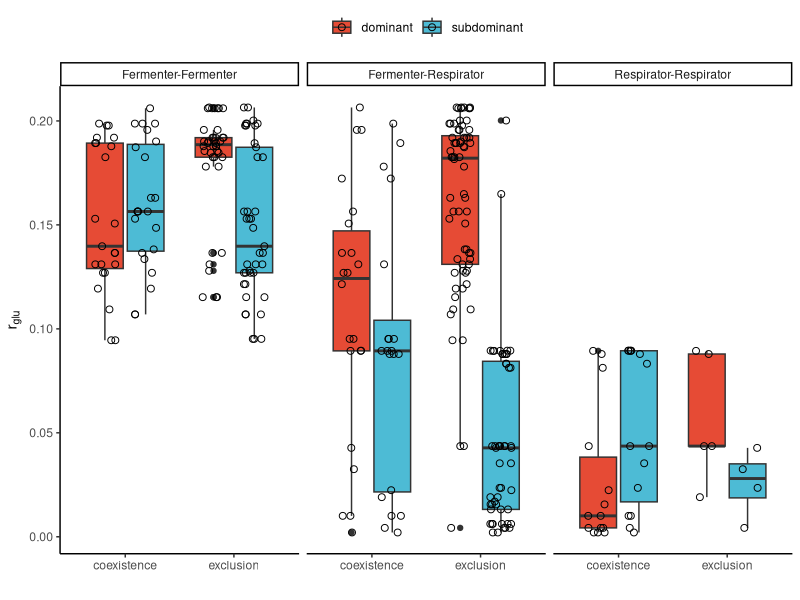
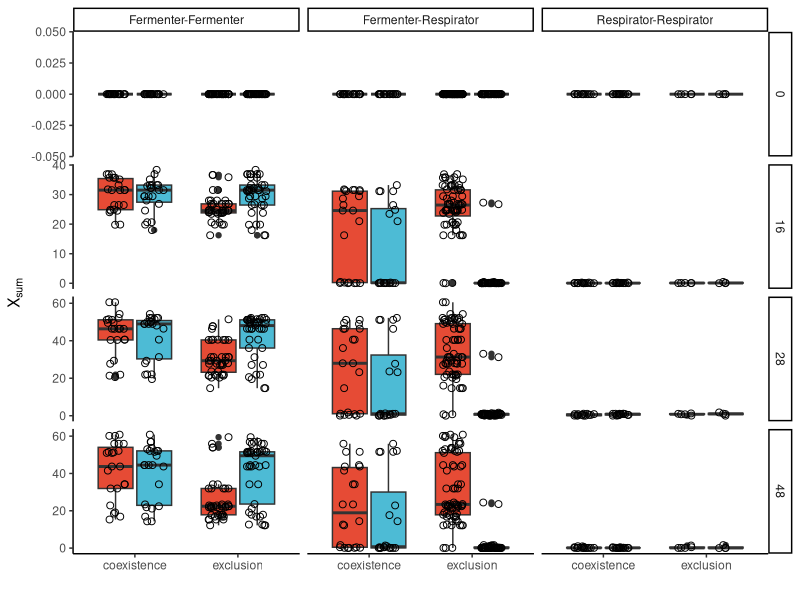
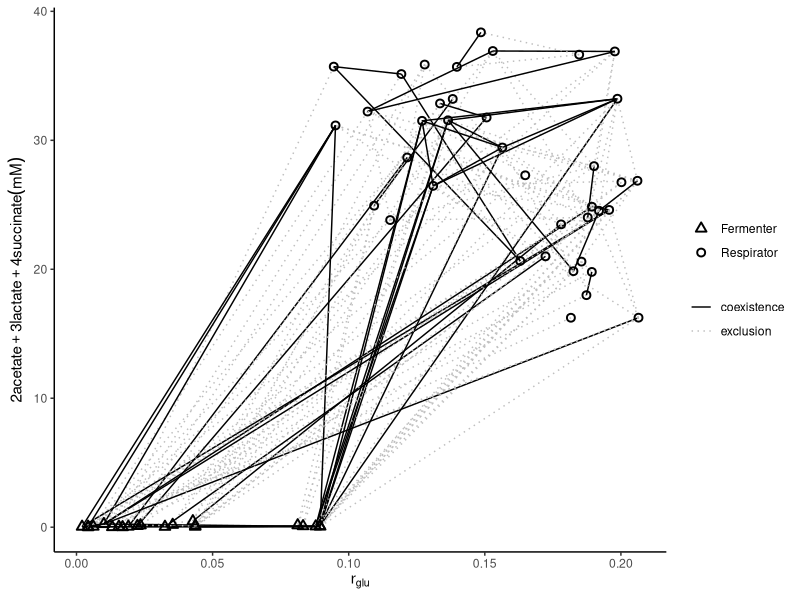
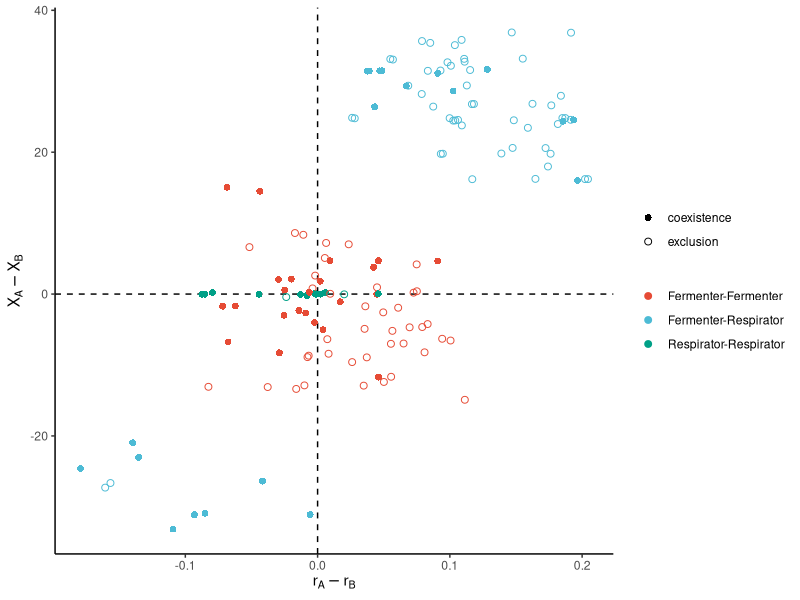
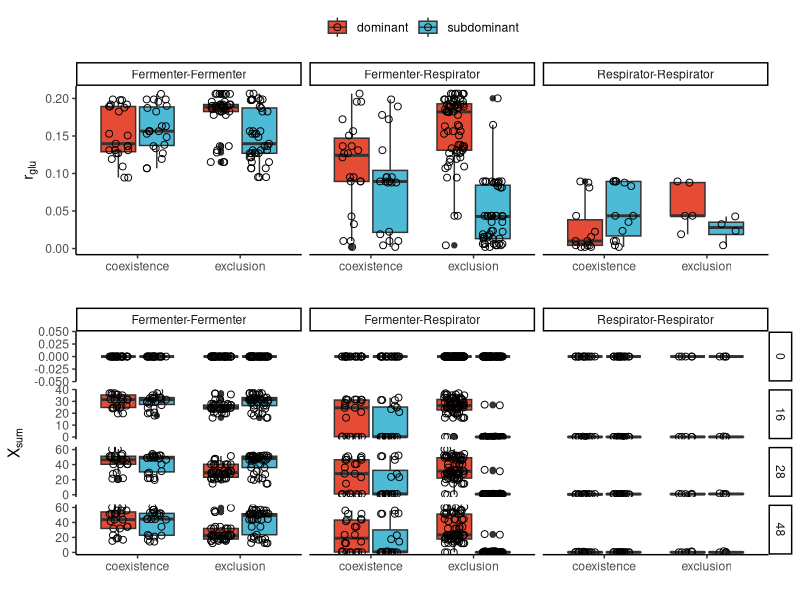

Write R code to recreate these figures, in order.
# Figure 3: pairs alike coexist more than pairs dissimilar
library(tidyverse)
library(cowplot)
library(ggsci)

isolates <- read_csv(here::here("data/output/isolates.csv"))
pairs_meta <- read_csv(here::here("data/output/pairs_meta.csv")) %>% mutate(InteractionType = ifelse(InteractionType == "neutrality", "coexistence", InteractionType))

interaction_type <- c("exclusion", "coexistence")
interaction_color = c("#DB7469", "#557BAA")
names(interaction_color) <- interaction_type

# Coexistence more likely in pairs alike

# r_glu
p1 <- pairs_meta %>%
    filter(!is.na(PairFermenter)) %>%
    select(PairFermenter, InteractionType, r_glucose1, r_glucose2) %>%
    pivot_longer(cols = starts_with("r_glucose"), names_to = "Isolate", values_to = "r_glucose") %>%
    ggplot(aes(x = InteractionType, y = r_glucose, fill = Isolate)) +
    geom_boxplot() +
    geom_point(shape = 1, size = 2, position = position_jitterdodge(jitter.width = 0.2)) +
    scale_fill_npg(labels = c("dominant", "subdominant"), name = "Isolate") +
    facet_grid(.~PairFermenter, scales = "free_y", labeller = labeller(PairFermenter = c(FF = "Fermenter-Fermenter", FN = "Fermenter-Respirator", NN = "Respirator-Respirator"))) +
    theme_classic() +
    theme(legend.title = element_blank(), legend.position = "top") +
    labs(x = "", y = expression(r[glu]))
p1

# Amount of total acid secretion. sum_A, sum_B
p2 <- pairs_meta %>%
    select(InteractionType, PairFermenter, starts_with("X_sum") & !ends_with("d")) %>%
    pivot_longer(cols = c(-InteractionType, -PairFermenter), names_to = c("Time", "Isolate"), names_pattern = "X_sum_(.*)hr(.)", names_transform = list(Time = as.numeric), values_to = "X_sum") %>%
    filter(!is.na(PairFermenter)) %>%
    ggplot(aes(x = InteractionType, y = X_sum, fill = Isolate)) +
    geom_boxplot() +
    geom_point(shape = 1, size = 2, position = position_jitterdodge(jitter.width = 0.2)) +
    scale_fill_npg(labels = c("dominant", "subdominant"), name = "Isolate") +
    facet_grid(Time~PairFermenter, scales = "free_y", labeller = labeller(PairFermenter = c(FF = "Fermenter-Fermenter", FN = "Fermenter-Respirator", NN = "Respirator-Respirator"))) +
    theme_classic() +
    theme(legend.title = element_blank(), legend.position = "none") +
    labs(x = "", y = expression(X[sum]))
p2
# Scatter r_glu vs. sum_acids
p3 <- isolates %>%
    filter(!is.na(Fermenter)) %>%
    ggplot() +
    geom_segment(data = pairs_meta, aes(x = r_glucose1, xend = r_glucose2, y = X_sum_16hr1, yend = X_sum_16hr2, color = InteractionType, linetype = InteractionType)) +
    geom_point(aes(x = r_glucose, y = X_sum_16hr, shape = Fermenter), stroke = 1, size = 2) +
    scale_color_manual(values = c("coexistence" = "black", "exclusion" = "grey")) +
    scale_linetype_manual(values = c("coexistence" = 1, "exclusion" = 3)) +
    scale_shape_manual(values = c(`TRUE` = 1, `FALSE` = 2), labels = c("Fermenter", "Respirator")) +
    theme_classic() +
    theme(legend.title = element_blank(), legend.position = "right") +
    labs(x = expression(r[glu]), y = expression(2*acetate + 3*lactate + 4*succinate(mM)))
p3
#ggsave(here::here("plots/Fig_pairs-glu_acids.png"), p3, width = 6, height = 4)


# Scatter r_glu_d vs. sum_acids_d
p4 <- pairs_meta %>%
    filter(!is.na(PairFermenter)) %>%
    ggplot() +
    geom_vline(xintercept = 0, linetype = 2) +
    geom_hline(yintercept = 0, linetype = 2) +
    geom_point(aes(x = r_glu_d, y = X_sum_16hr_d, shape = InteractionType, color = PairFermenter), size = 2, stroke = .5) +
    #scale_color_manual(values = interaction_color) +
    scale_shape_manual(values = c(coexistence = 16, exclusion = 1)) +
    scale_color_npg(labels = c("Fermenter-Fermenter", "Fermenter-Respirator", "Respirator-Respirator")) +
    theme_classic() +
    theme(legend.title = element_blank()) +
    labs(x = expression(r[A]-r[B]), y = expression(X[A]-X[B]))
p4
#ggsave(here::here("plots/Fig_pairs-glu_acids_d_scatter.png"), p4, width = 6, height = 4)


#
p <- plot_grid(p1, p2, align = "v", axis = "lr", ncol = 1)
ggsave(here::here("plots/Fig3.png"), p, width = 8, height = 8)


# Stats
pairs_meta %>%
    filter(PairFermenter == "FF") %>%
    filter(!is.na(InteractionType)) %>%
    mutate(InteractionType = ifelse(InteractionType == "coexistence", 1, 0)) %>%
    glm(formula = InteractionType ~ r_glu_d * X_sum_16hr_d, data = ., family = "binomial") %>%
    broom::tidy() %>%
    #select(term, estimate, p.value) %>%
    {.}










if (FALSE) {
    ## Boxplot difference in the total amount of secretion
    p2 <- pairs_meta %>%
        select(Community, ID1, ID2, r_glu_d, InteractionType, PairFermenter, contains("_sum_")) %>%
        pivot_longer(cols = ends_with("hr_d"), names_to = "Time", values_to = "byproduct_sum_d") %>%
        mutate(Time = sub("byproduct_sum_", "", sub("hr_d", "", Time))) %>%
        filter(!is.na(Time), !is.na(PairFermenter)) %>%
        ggplot(aes(x = InteractionType, y = byproduct_sum_d, fill = InteractionType)) +
        geom_boxplot() +
        geom_point(aes(color = Isolate), shape = 1, size = 2, position = position_jitterdodge(jitter.width = 0.2)) +
        #geom_jitter(shape = 1, size = 2) +
        geom_hline(yintercept = 0, color = "red") +
        scale_fill_manual(values = c("coexistence"=grey(0.5), "exclusion"=grey(0.9))) +
        facet_grid(Time~PairFermenter, scales = "free_y",
                   labeller = labeller(PairFermenter = c(FF = "Fermenter-Fermenter", FN = "Fermenter-Respirator", NN = "Respirator-Respirator"))) +
        theme_classic() +
        theme(legend.title = element_blank()) +
        labs(x = "", y = expression(sum[A] - sum[B]))
    ggsave(here::here("plots/Fig_pairs-total_acids_boxplot.png"), p, width = 8, height = 8)

    ## Scatterplot, r_glu_d vs. sum_d
    p <- pairs_meta %>%
        filter(!is.na(PairFermenter)) %>%
        select(Community, ID1, ID2, r_glu_d, InteractionType, PairFermenter, contains("_sum_")) %>%
        pivot_longer(cols = ends_with("hr_d"), names_to = "Time", values_to = "byproduct_sum_d") %>%
        mutate(Time = sub("byproduct_sum_", "", sub("hr_d", "", Time))) %>%
        ggplot() +
        geom_vline(xintercept = 0, linetype = 2) +
        geom_hline(yintercept = 0, linetype = 2) +
        geom_point(aes(x = r_glu_d, y = byproduct_sum_d, shape = InteractionType, color = PairFermenter), size = 2) +
        scale_shape_manual(values = c("coexistence" = 16, "exclusion" = 1)) +
        scale_color_discrete(labels = c(FF = "Fermenter-Fermenter", FN = "Fermenter-Respirator", NN = "Respirator-Respirator")) +
        facet_grid(.~Time, labeller = labeller(Time = c(`16` = "16hr", `28` = "28hr", `48` = "48hr"))) +
        theme_classic() +
        theme(legend.title = element_blank(), legend.position = "top", legend.direction = "horizontal") +
        labs(x = expression(r[A_glu] - r[B_glu]), y = expression(sum[A]-sum[B]))
    ggsave(here::here("plots/Fig_pairs-total_acids_scatter.png"), p, width = 10, height = 4)


}

